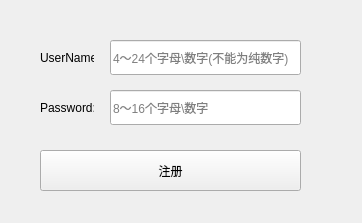
<?xml version="1.0" encoding="UTF-8"?>
<ui version="4.0">
 <class>Register</class>
 <widget class="QWidget" name="Register">
  <property name="geometry">
   <rect>
    <x>0</x>
    <y>0</y>
    <width>362</width>
    <height>223</height>
   </rect>
  </property>
  <property name="windowTitle">
   <string>注册</string>
  </property>
  <widget class="QLabel" name="lbUserName">
   <property name="geometry">
    <rect>
     <x>40</x>
     <y>40</y>
     <width>54</width>
     <height>35</height>
    </rect>
   </property>
   <property name="text">
    <string>UserName:</string>
   </property>
  </widget>
  <widget class="QLineEdit" name="leUserName">
   <property name="geometry">
    <rect>
     <x>110</x>
     <y>40</y>
     <width>191</width>
     <height>35</height>
    </rect>
   </property>
   <property name="maxLength">
    <number>24</number>
   </property>
   <property name="placeholderText">
    <string>4～24个字母\数字(不能为纯数字)</string>
   </property>
  </widget>
  <widget class="QLabel" name="lbPassword">
   <property name="geometry">
    <rect>
     <x>40</x>
     <y>90</y>
     <width>54</width>
     <height>35</height>
    </rect>
   </property>
   <property name="text">
    <string>Password:</string>
   </property>
  </widget>
  <widget class="QLineEdit" name="lePassword">
   <property name="geometry">
    <rect>
     <x>110</x>
     <y>90</y>
     <width>191</width>
     <height>35</height>
    </rect>
   </property>
   <property name="maxLength">
    <number>16</number>
   </property>
   <property name="placeholderText">
    <string>8～16个字母\数字</string>
   </property>
  </widget>
  <widget class="QPushButton" name="btnRegister">
   <property name="geometry">
    <rect>
     <x>40</x>
     <y>150</y>
     <width>261</width>
     <height>41</height>
    </rect>
   </property>
   <property name="text">
    <string>注册</string>
   </property>
  </widget>
 </widget>
 <resources/>
 <connections/>
</ui>
